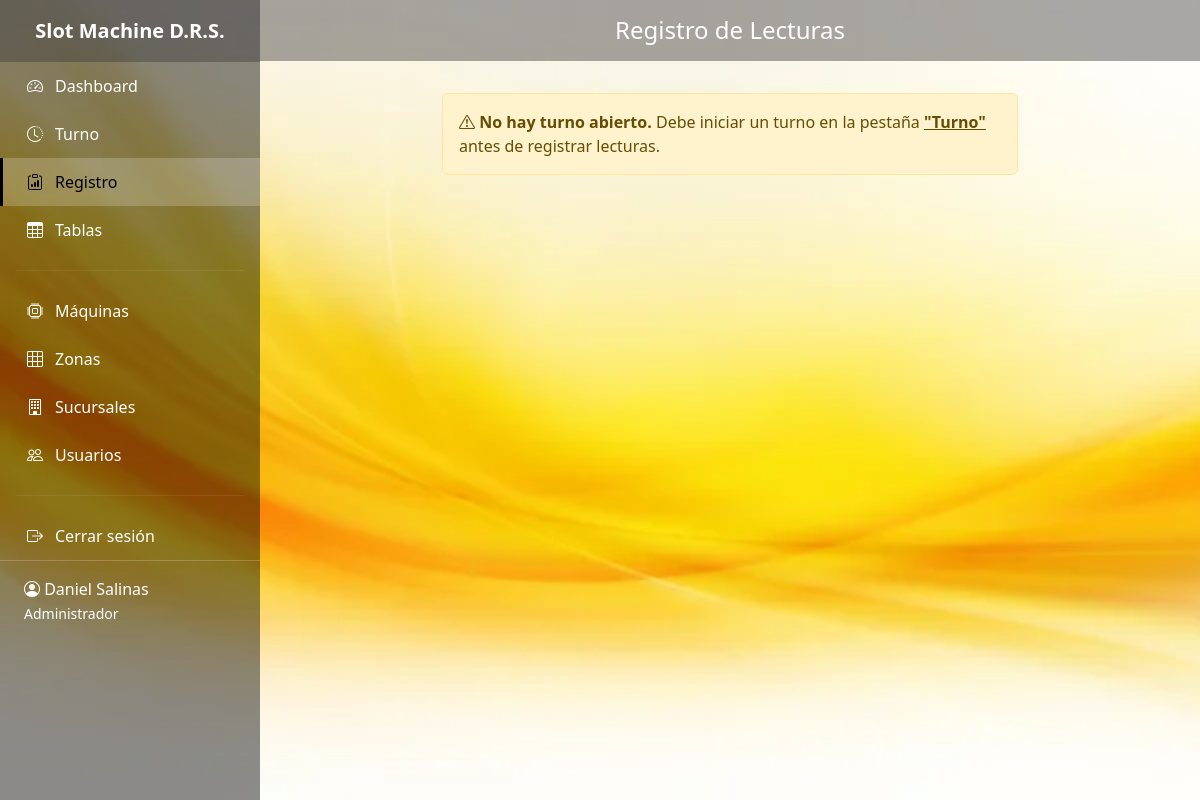
The app's page /registro/ (signed in), older data.
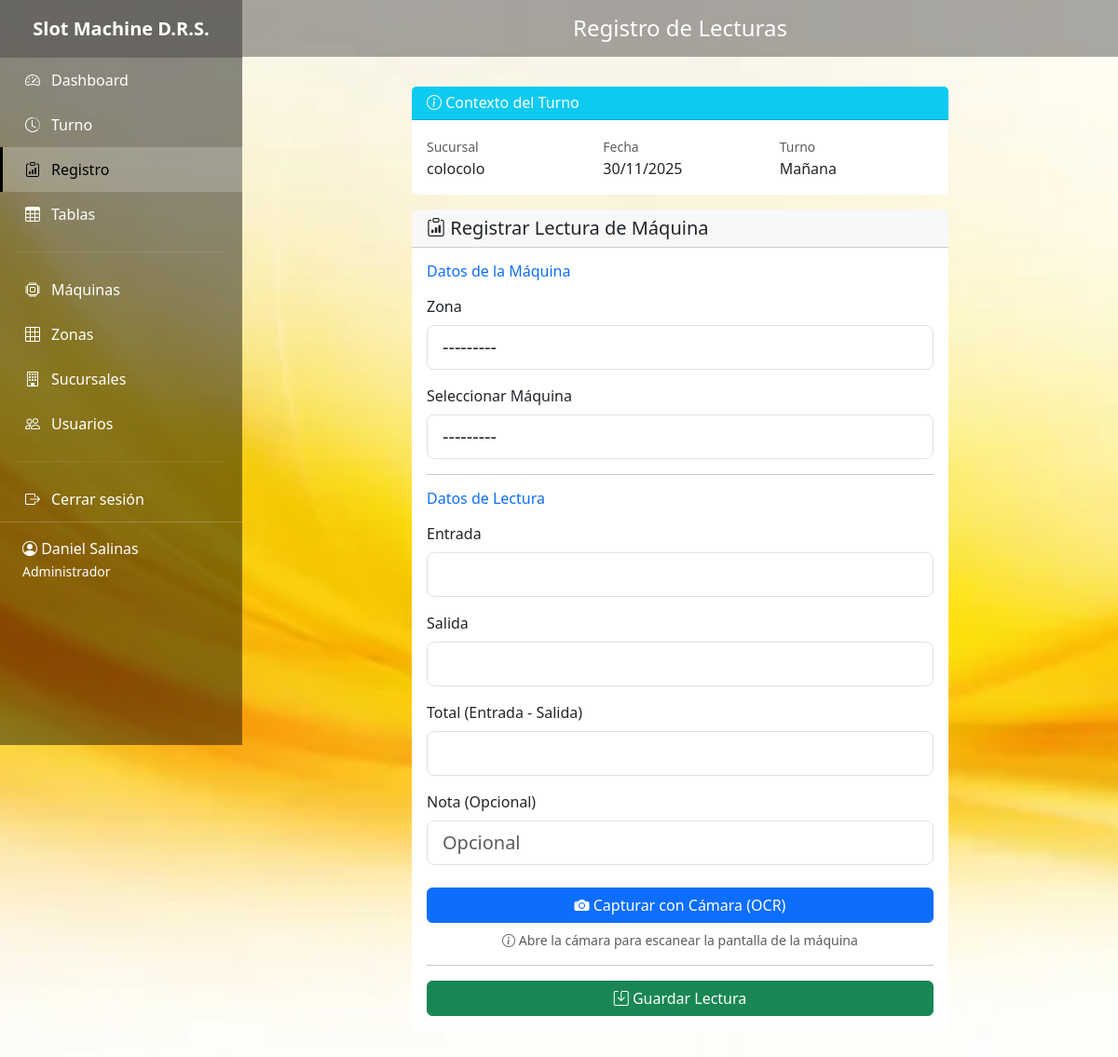
The same page, newer data.
### control/models.py (models this page shows, shortened)
class Turno(models.Model):
    TIPO_TURNO_CHOICES = [
        ('Mañana', 'Mañana'),
        ('Tarde', 'Tarde'),
        ('Noche', 'Noche'),
    ]
    ESTADO_CHOICES = [
        ('Abierto', 'Abierto'),
        ('Cerrado', 'Cerrado'),
    ]
    sucursal = models.ForeignKey(
        Sucursal,
        on_delete=models.CASCADE,
        related_name='turnos',
        verbose_name='Sucursal'
    )
    usuario = models.ForeignKey(
        Usuario,
        on_delete=models.CASCADE,
        related_name='turnos',
        verbose_name='Usuario'
    )
    fecha = models.DateField(verbose_name='Fecha')
    tipo_turno = models.CharField(
        max_length=20,
        choices=TIPO_TURNO_CHOICES,
        verbose_name='Tipo de Turno'
    )
    estado = models.CharField(
        max_length=20,
        choices=ESTADO_CHOICES,
        default='Abierto',
        verbose_name='Estado'
    )
    observaciones = models.TextField(blank=True, verbose_name='Observaciones')
    total_cierre = models.DecimalField(
        max_digits=14,
        decimal_places=2,
        null=True,
        blank=True,
        verbose_name='Total de Cierre'
    )
    created_at = models.DateTimeField(auto_now_add=True, verbose_name='Fecha de Creación')
    class Meta:
        verbose_name = 'Turno'
        verbose_name_plural = 'Turnos'
        ordering = ['-fecha', '-created_at']

class Sucursal(models.Model):
    nombre = models.CharField(max_length=150, verbose_name='Nombre')
    direccion = models.CharField(max_length=255, blank=True, verbose_name='Dirección')
    telefono = models.CharField(max_length=50, blank=True, verbose_name='Teléfono')
    created_at = models.DateTimeField(auto_now_add=True, verbose_name='Fecha de Creación')
    class Meta:
        verbose_name = 'Sucursal'
        verbose_name_plural = 'Sucursales'
        ordering = ['nombre']

### control/views.py (the view)
# urls.py: path('registro/', views.registro_view, name='registro'),
@login_required
def registro_view(request):
    turno_abierto = Turno.objects.filter(
        usuario=request.user,
        estado='Abierto'
    ).first()
    if request.method == 'POST':
        if not turno_abierto:
            messages.error(
                request,
                'Debe iniciar un turno en la pestaña "Turno" antes de registrar lecturas.'
            )
            return redirect('control:turno')
        form = LecturaMaquinaForm(request.POST, turno=turno_abierto)
        if form.is_valid():
            lectura = form.save(commit=False)
            lectura.turno = turno_abierto
            lectura.usuario = request.user
            lectura.sucursal = turno_abierto.sucursal
            lectura.zona = form.cleaned_data['zona']
            lectura.save()
            messages.success(request, 'Lectura registrada exitosamente.')
            return redirect('control:registro')
    else:
        form = LecturaMaquinaForm(turno=turno_abierto) if turno_abierto else None
    context = {
        'turno_abierto': turno_abierto,
        'form': form,
    }
    return render(request, 'registro.html', context)

### control/models.py (called while the page is built)
    def __str__(self):
        return f"{self.sucursal.nombre} - {self.nombre}"

    def __str__(self):
        return f"{self.sucursal.nombre} / {self.zona.nombre} / M{self.numero_maquina:02d} - {self.nombre_juego}"

### templates/registro.html (shortened to what the changed rows need)
{% extends 'base.html' %}
{% load static %}
{% block content %}
<div class="row">
    <div class="col-lg-8 mx-auto">
        {% if not turno_abierto %}
            <div class="alert alert-warning">
                <i class="bi bi-exclamation-triangle"></i>
                <strong>No hay turno abierto.</strong>
                Debe iniciar un turno en la pestaña <a href="{% url 'core:turno' %}" class="alert-link">"Turno"</a> antes de registrar lecturas.
            </div>
        {% else %}
            <div class="card mb-3">
                <div class="card-header bg-info text-white">
                    <h6 class="mb-0"><i class="bi bi-info-circle"></i> Contexto del Turno</h6>
                </div>
                <div class="card-body">
                    <div class="row">
                        <div class="col-md-4">
                            <small class="text-muted">Sucursal</small>
                            <p class="mb-0">{{ turno_abierto.sucursal.nombre }}</p>
                        </div>
                        <div class="col-md-4">
                            <small class="text-muted">Fecha</small>
                            <p class="mb-0">{{ turno_abierto.fecha|date:"d/m/Y" }}</p>
                        </div>
                        <div class="col-md-4">
                            <small class="text-muted">Turno</small>
                            <p class="mb-0">{{ turno_abierto.tipo_turno }}</p>
                        </div>
                    </div>
                </div>
            </div>
            <div class="card">
                <div class="card-header">
                    <h5 class="mb-0"><i class="bi bi-clipboard-data"></i> Registrar Lectura de Máquina</h5>
                </div>
                <div class="card-body">
                    <form method="post" id="lecturaForm">
                        <h6 class="mb-3 text-primary">Datos de la Máquina</h6>
                        <div class="mb-3">
                            <label for="id_zona" class="form-label">Zona</label>
                            {{ form.zona }}
                        </div>
                        <div class="mb-3">
                            <label for="id_maquina" class="form-label">Seleccionar Máquina</label>
                            {{ form.maquina }}
                        </div>
                        <hr>
                        <h6 class="mb-3 text-primary">Datos de Lectura</h6>
                        <div class="mb-3">
                            <label for="id_entrada" class="form-label">Entrada</label>
                            {{ form.entrada }}
                        </div>
                        <div class="mb-3">
                            <label for="id_salida" class="form-label">Salida</label>
                            {{ form.salida }}
                        </div>
                        <div class="mb-3">
                            <label for="id_total" class="form-label">Total (Entrada - Salida)</label>
                            {{ form.total }}
                        </div>
                        <div class="mb-4">
                            <label for="id_nota" class="form-label">Nota (Opcional)</label>
                            {{ form.nota }}
                        </div>
                        <div class="d-grid gap-2 mb-3">
                            <button type="button" class="btn btn-primary btn-lg-tablet" id="btnCapturarCamara">
                                <i class="bi bi-camera-fill"></i> Capturar con Cámara (OCR)
                            </button>
                            <small class="text-muted text-center">
                                <i class="bi bi-info-circle"></i> Abre la cámara para escanear la pantalla de la máquina
                            </small>
                        </div>
                        <hr>
                        <div class="d-grid">
                            <button type="submit" class="btn btn-success btn-lg-tablet">
                                <i class="bi bi-save"></i> Guardar Lectura
                            </button>
                        </div>
                    </form>
                </div>
            </div>
        {% endif %}
    </div>
</div>
{% endblock %}

Row changes from the older to the newer data that the page shows:
added Turno: sucursal.nombre "colocolo", fecha "30/11/2025", tipo_turno "Mañana"
Text that changed along with them:
form field zona: (not shown) → "---------"
form field maquina: (not shown) → "---------"
text no longer shown: "No hay turno abierto. Debe iniciar un turno en la pestaña \"Turno\" antes de registrar lecturas."
text now shown: "Contexto del Turno Sucursal Fecha Turno Registrar Lectura de Máquina Datos de la Máquina Zona Seleccionar Máquina Datos de Lectura Entrada Salida Total (Entrada - Salida) Nota (Opcional) Capturar con Cámara (OCR) Abre la cámara para escanear la pantalla de la máquina Guardar Lectura"
